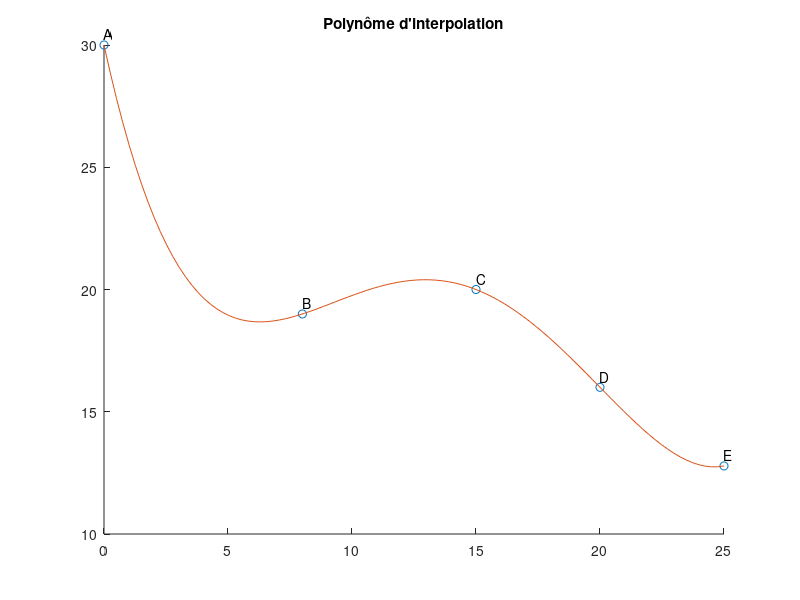
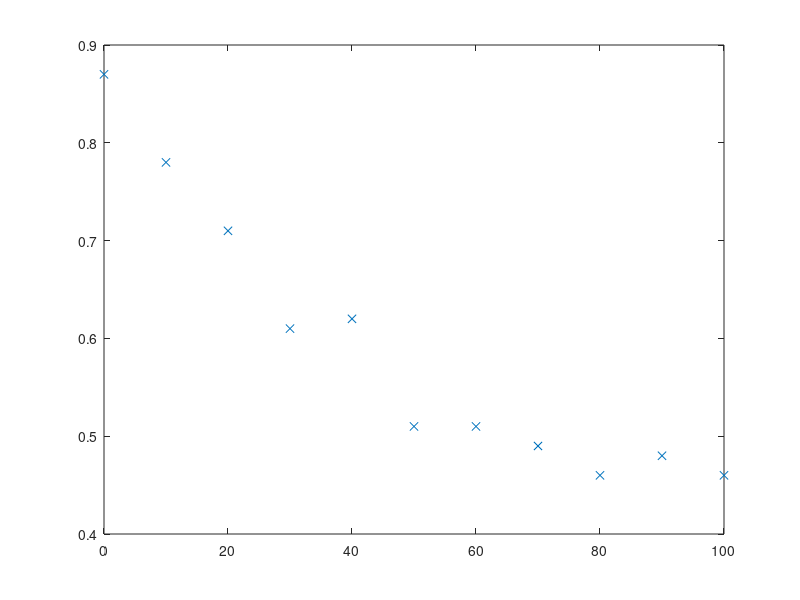

The MATLAB script that drew these images, in order:

%% Clean up
clc % vide ligne de commande
clear all % vide workspace
close all % vide fenetres et graphiques

%% Trajectoire - polynome d'interpolation

xn = [0 8 15 20 25 ];
yn = [ 30 19 20 16 12.7843 ];
names = {'A', 'B', 'C', 'D', 'E'}

P = [ 1 xn(1) xn(1)^2 xn(1)^3 xn(1)^4;
      1 xn(2) xn(2)^2 xn(2)^3 xn(2)^4;
      1 xn(3) xn(3)^2 xn(3)^3 xn(3)^4;
      1 xn(4) xn(4)^2 xn(4)^3 xn(4)^4;
      1 xn(5) xn(5)^2 xn(5)^3 xn(5)^4 ]

A = pinv(P)*yn'

r = roots([A(5)*4 A(4)*3 A(3)*2 A(2)])
x = linspace(0,25);
g = A(1) + A(2)*x + A(3)*x.^2 + A(4)*x.^3 + A(5)*x.^4;

figure
hold on
plot(xn, yn, 'o')
plot(x, g)
title("Polynôme d'interpolation")
text(xn, yn+0.45, names)
hold off

%% Trajectoire - polynome d'approximation
dx = 10;
xn = [0:dx:100];
yn = [ 0.87 0.78 0.71 0.61 0.62 0.51 0.51 0.49 0.46 0.48 0.46 ];
N=11;

%p = [ 1 xn(1) xn(1)^2 xn(1)^3 xn(1)^4 xn(1)^5 xn(1)^6 xn(1)^7;
%      1 xn(2) xn(2)^2 xn(2)^3 xn(2)^4 xn(2)^5 xn(2)^6 xn(2)^7;
%      1 xn(3) xn(3)^2 xn(3)^3 xn(3)^4 xn(3)^5 xn(3)^6 xn(3)^7;
%      1 xn(4) xn(4)^2 xn(4)^3 xn(4)^4 xn(4)^5 xn(4)^6 xn(4)^7;
%      1 xn(5) xn(5)^2 xn(5)^3 xn(5)^4 xn(5)^5 xn(5)^6 xn(5)^7 ]

  
P =  [ N sum(xn) sum(xn.^2) sum(xn.^3) sum(xn.^4) sum(xn.^5) sum(xn.^6) sum(xn.^7);
       sum(xn) sum(xn.^2) sum(xn.^3) sum(xn.^4) sum(xn.^5) sum(xn.^6) sum(xn.^7) sum(xn.^8);
       sum(xn.^2) sum(xn.^3) sum(xn.^4) sum(xn.^5) sum(xn.^6) sum(xn.^7) sum(xn.^8) sum(xn.^9);
       sum(xn.^3) sum(xn.^4) sum(xn.^5) sum(xn.^6) sum(xn.^7) sum(xn.^8) sum(xn.^9) sum(xn.^10);
       sum(xn.^4) sum(xn.^5) sum(xn.^6) sum(xn.^7) sum(xn.^8) sum(xn.^9) sum(xn.^10) sum(xn.^11);
       sum(xn.^5) sum(xn.^6) sum(xn.^7) sum(xn.^8) sum(xn.^9) sum(xn.^10) sum(xn.^11) sum(xn.^12);
       sum(xn.^6) sum(xn.^7) sum(xn.^8) sum(xn.^9) sum(xn.^10) sum(xn.^11) sum(xn.^12) sum(xn.^13);
       sum(xn.^7) sum(xn.^8) sum(xn.^9) sum(xn.^10) sum(xn.^11) sum(xn.^12) sum(xn.^13) sum(xn.^14); ]
  
Y =  [ sum(yn) sum(yn.*xn) sum(yn.*xn.^2) sum(yn.*xn.^3) sum(yn.*xn.^4) sum(yn.*xn.^5) sum(yn.*xn.^6) sum(yn.*xn.^7) ]'
inv_P = inv(P)                                                            
A = P\Y

figure
plot(xn, yn, 'x')
hold on
%plot(P)
hold off

%k = inv(p);
%yn_t = yn'
%coeff = k.*yn_t

%plot(xn, yn, 'o')
  
%[p,S] = polyfit(x,y,n)

%x1 = linspace(0,100);
%y1 = polyval(p,x1);
%figure
%plot(x,y,'o')
%hold on
%plot(x1,y1)
%hold off

%g = 0.0001*x.^2 - 0.0092*x + 0.8668;

% Erreur quadratique
%E = sum((g-y).^2)
%E2 = (g-y)'*(g-y);

% RMSE
%err_rms = sqrt(mean((g-y).*(g-y)))

%% Coussin-trampoline

m = 80 + 8;
g = 9.8;
mg = m*g;
h0 = 5;
hr = 0;
k = 6000;

a = (1/2)*k;
b = mg;
c = -mg*h0;

hf1 = (-b + sqrt((b^2)-(4*a*c)))/(2*a)
hf2 = (-b - sqrt((b^2)-(4*a*c)))/(2*a)

%% Ballon-mousse et minuterie

vb = -1;
mb = 8;
coeff_res = 0;

%% Bassin d'eau

kf = 0.95;
b = 47;
g = 9.8;
m = 80;
mg = m*g;
h1 = 10;
vf = 1;

% Vitesse initiale
vi = sqrt(2*g*h1);

% Point d'operation
v0 = sqrt( (mg.*(1-kf)) ./ b )

% Constantes
C = ( (g*(1-kf)) / v0 ) - ( b*v0 / m )
K = ( (-g*(1-kf)) / v0^2 ) - ( b / m )

% Vitesses
dvi = vi - v0;
dvf = vf - v0;

% Hauteur z
z = (log(dvf) - log(dvi)) ./ K 

